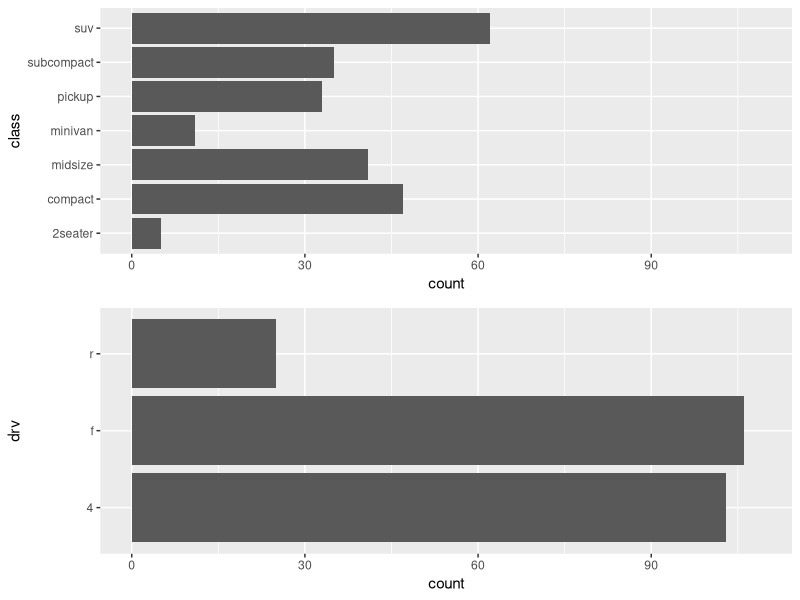
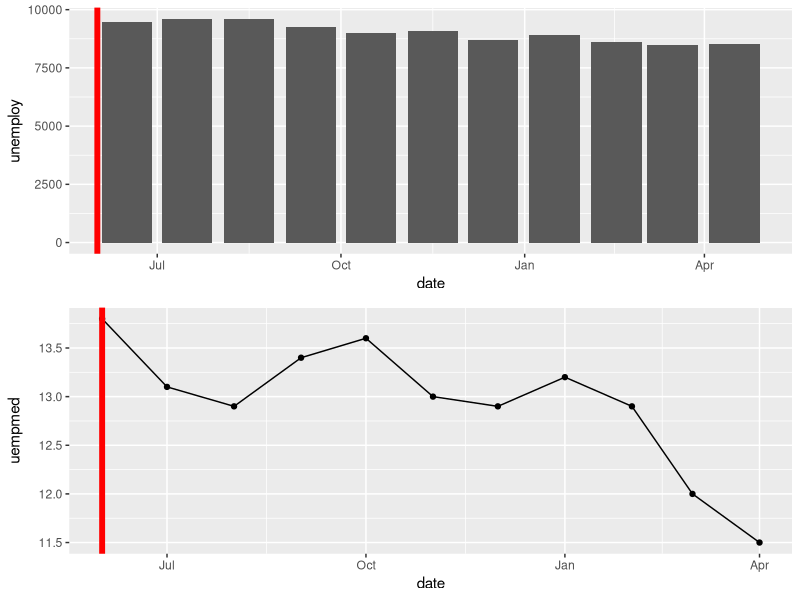

Write R code to recreate these figures, in order.
## ---- chunk 1
# load-packages
library(tidyverse)
## ---- chunk 2
# two different bar charts
A <- ggplot(mpg, aes(class))+geom_bar()+coord_flip()+ylim(0, 109)
B <- ggplot(mpg, aes(drv))+geom_bar()+coord_flip()+ylim(0, 109)
## ---- chunk 3
#axes don't line up
gridExtra::grid.arrange(A, B, ncol=1)
## ---- chunk 4
#make plots into Grobs (grid graphical object)
gA <- ggplotGrob(A) 
gB <- ggplotGrob(B)
grid::grid.draw(rbind(gA, gB))
## ---- chunk 5
tidy.df <- pivot_longer(mpg, c(class, drv))
ggplot(tidy.df, aes(value))+geom_bar()+facet_wrap(~name)
## ---- chunk 6
#work with smaller subset of data from economics, part of ggplot2 package 
startdate <- "2014-06-01"
economics_small <- economics %>%
  filter(date >= as.Date(startdate)) %>%
  arrange(date)
## ---- chunk 7
A <- ggplot(economics_small, aes(date, unemploy))+
  geom_bar(stat="identity")+
  geom_vline(xintercept = as.Date(startdate), color="red", size=2)

B <- ggplot(economics_small, aes(date, uempmed))+
  geom_point()+geom_line()+
  geom_vline(xintercept = as.Date(startdate), color="red", size=2)

gA <- ggplotGrob(A) 
gB <- ggplotGrob(B)
grid::grid.draw(rbind(gA, gB))
## ---- chunk 8
A <- ggplot(economics_small, aes(date, unemploy))+
  geom_bar(stat="identity")+
  geom_vline(xintercept = as.Date(startdate), color="red", size=2)+
  xlim(as.Date(startdate), NA)

B <- ggplot(economics_small, aes(date, uempmed))+
  geom_point()+geom_line()+
  geom_vline(xintercept = as.Date(startdate), color="red", size=2)+
  xlim(as.Date(startdate), NA)

gA <- ggplotGrob(A) 
gB <- ggplotGrob(B)
grid::grid.draw(rbind(gA, gB))
## ---- chunk 9
HalfUnit <- .5*(economics_small$date[2] - economics_small$date[1])
HalfUnit
## ---- chunk 10
A <- ggplot(economics_small, aes(date, unemploy))+
  geom_bar(stat="identity")+
  geom_vline(xintercept = as.Date(startdate), color="red", size=2)+
  xlim(as.Date(startdate)-HalfUnit, NA)

B <- ggplot(economics_small, aes(date, uempmed))+
  geom_point()+geom_line()+
  geom_vline(xintercept = as.Date(startdate), color="red", size=2)+
  xlim(as.Date(startdate)-HalfUnit, NA)

gA <- ggplotGrob(A) 
gB <- ggplotGrob(B)
grid::grid.draw(rbind(gA, gB))
## ---- chunk 11
A <- ggplot(economics_small, aes(date, unemploy))+
  geom_bar(stat="identity", position = position_nudge(x = HalfUnit))+
  geom_vline(xintercept = as.Date(startdate), color="red", size=2)

B <- ggplot(economics_small, aes(date, uempmed))+
  geom_point()+geom_line()+
  geom_vline(xintercept = as.Date(startdate), color="red", size=2)

gA <- ggplotGrob(A) 
gB <- ggplotGrob(B)

grid::grid.draw(rbind(gA, gB))
